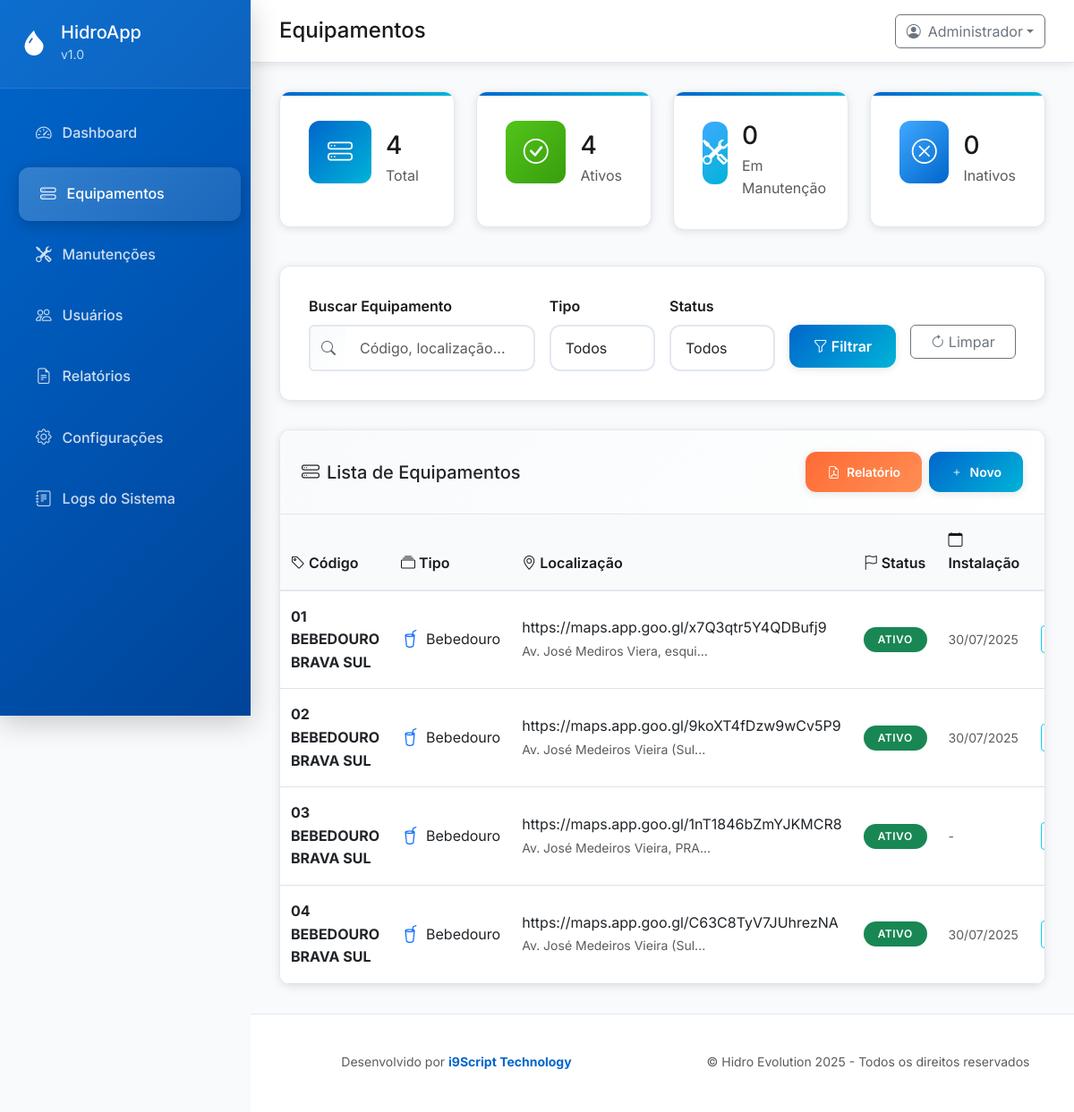
The page /equipamentos.php (signed in) on the database its author committed.
### tables this page shows
CREATE TABLE IF NOT EXISTS `equipamentos` (
  `id` int(11) NOT NULL AUTO_INCREMENT,
  `codigo` varchar(50) NOT NULL,
  `tipo` enum('bebedouro','ducha') NOT NULL,
  `localizacao` varchar(200) NOT NULL,
  `endereco` varchar(300) DEFAULT NULL,
  `latitude` decimal(10,8) DEFAULT NULL,
  `longitude` decimal(11,8) DEFAULT NULL,
  `marca` varchar(100) DEFAULT NULL,
  `modelo` varchar(100) DEFAULT NULL,
  `data_instalacao` date DEFAULT NULL,
  `status` enum('ativo','inativo','manutencao') DEFAULT 'ativo',
  `observacoes` text DEFAULT NULL,
  `created_at` timestamp NULL DEFAULT CURRENT_TIMESTAMP,
  `updated_at` timestamp NULL DEFAULT CURRENT_TIMESTAMP ON UPDATE CURRENT_TIMESTAMP,
  `photo_path` varchar(255) DEFAULT NULL,
  `google_maps_url` varchar(500) DEFAULT NULL,
  PRIMARY KEY (`id`),
  UNIQUE KEY `idx_codigo` (`codigo`),
  KEY `idx_tipo` (`tipo`),
  KEY `idx_status` (`status`)
);

### equipamentos.php (the view, shortened to what the rows shown need)
<?php
require_once 'db.php';
require_once 'user_permissions.php';
$page = max(1, (int)($_GET['page'] ?? 1));
$per_page = 10;
$offset = ($page - 1) * $per_page;
$where_conditions = [];
$params = [];
$where_clause = $where_conditions ? 'WHERE ' . implode(' AND ', $where_conditions) : '';
$equipamentos = Database::fetchAll(
    "SELECT * FROM equipamentos $where_clause ORDER BY codigo LIMIT $per_page OFFSET $offset",
    $params
);
$equipamentos = UserPermissions::filterData($_SESSION['user_type'], 'equipamentos', $equipamentos);
function getStatusBadge($status) {
    $badges = [
        'ativo' => 'bg-success',
        'inativo' => 'bg-secondary',
        'manutencao' => 'bg-warning'
    ];
    return $badges[$status] ?? 'bg-secondary';
}
?>
<!DOCTYPE html>
<html lang="pt-BR">
<head>
    <link href="https://cdn.jsdelivr.net/npm/bootstrap@5.3.0/dist/css/bootstrap.min.css" rel="stylesheet">
    <link href="https://cdn.jsdelivr.net/npm/bootstrap-icons@1.10.0/font/bootstrap-icons.css" rel="stylesheet">
    <link href="assets/css/forms-mobile.css" rel="stylesheet">
</head>
<body>
    <main class="main-content">
        <div class="content-area">
            <div class="card table-card fade-in">
                <div class="card-body p-0">
                    <?php if (empty($equipamentos)): ?>
                        <div class="text-center p-5 text-muted">
                            <i class="bi bi-inbox fs-1 mb-3 opacity-50"></i>
                            <h5>Nenhum equipamento encontrado</h5>
                            <p>Não há equipamentos que correspondam aos filtros aplicados.</p>
                            <?php if (hasPermission('equipamentos', 'create')): ?>
                            <button class="btn btn-primary-custom mt-2" data-bs-toggle="modal" data-bs-target="#equipmentModal" onclick="openModal('create')">
                                <i class="bi bi-plus me-1"></i>Cadastrar Primeiro Equipamento
                            </button>
                            <?php endif; ?>
                        </div>
                    <?php else: ?>
                        <div class="table-responsive">
                            <table class="table table-hover mb-0">
                                <thead class="table-light">
                                    <tr>
                                        <th><i class="bi bi-tag me-1"></i>Código</th>
                                        <th><i class="bi bi-collection me-1"></i>Tipo</th>
                                        <th class="d-none d-md-table-cell"><i class="bi bi-geo-alt me-1"></i>Localização</th>
                                        <th><i class="bi bi-flag me-1"></i>Status</th>
                                        <?php if (hasPermission('equipamentos', 'manage')): ?>
                                        <th class="d-none d-xl-table-cell"><i class="bi bi-calendar me-1"></i>Instalação</th>
                                        <?php endif; ?>
                                        <th class="text-center">Ações</th>
                                    </tr>
                                </thead>
                                <tbody>
                                    <?php foreach ($equipamentos as $eq): ?>
                                        <tr>
                                            <td>
                                                <strong><?= htmlspecialchars($eq['codigo']) ?></strong>
                                            </td>
                                            <td>
                                                <div class="d-flex align-items-center">
                                                    <i class="bi bi-<?= $eq['tipo'] === 'bebedouro' ? 'cup-straw' : 'shower' ?> me-2 text-primary fs-5"></i>
                                                    <span class="d-none d-sm-inline"><?= ucfirst($eq['tipo']) ?></span>
                                                </div>
                                            </td>
                                            <td class="d-none d-md-table-cell">
                                                <div>
                                                    <?= htmlspecialchars($eq['localizacao']) ?>
                                                    <?php if ($eq['endereco'] && hasPermission('equipamentos', 'manage')): ?>
                                                        <br><small class="text-muted"><?= htmlspecialchars(substr($eq['endereco'], 0, 30)) ?><?= strlen($eq['endereco']) > 30 ? '...' : '' ?></small>
                                                    <?php endif; ?>
                                                </div>
                                            </td>
                                            <td>
                                                <span class="badge <?= getStatusBadge($eq['status']) ?> rounded-pill">
                                                    <?php if ($eq['status'] === 'ativo'): ?>
                                                        Ativo
                                                    <?php elseif ($eq['status'] === 'manutencao'): ?>
                                                        Manutenção
                                                    <?php else: ?>
                                                        <?= hasPermission('equipamentos', 'manage') ? 'Inativo' : '-' ?>
                                                    <?php endif; ?>
                                                </span>
                                            </td>
                                            <?php if (hasPermission('equipamentos', 'manage')): ?>
                                            <td class="d-none d-xl-table-cell">
                                                <small class="text-muted">
                                                    <?= $eq['data_instalacao'] ? date('d/m/Y', strtotime($eq['data_instalacao'])) : '-' ?>
                                                </small>
                                            </td>
                                            <?php endif; ?>
                                            <td>
                                                <div class="btn-group">
                                                    <button class="btn btn-sm btn-outline-info"
                                                            onclick="viewEquipment(<?= htmlspecialchars(json_encode($eq)) ?>)"
                                                            title="Ver detalhes">
                                                    </button>
                                                </div>
                                            </td>
                                        </tr>
                                    <?php endforeach; ?>
                                </tbody>
                            </table>
                        </div>
                    <?php endif; ?>
                </div>
            </div>
        </div>
    </main>
</body>
</html>

### rows shown on the page
equipamentos: codigo "01 BEBEDOURO BRAVA SUL", tipo "Bebedouro", localizacao "https://maps.app.goo.gl/x7Q3qtr5Y4QDBufj9", endereco "Av. José Mediros Viera, esqui", status "ATIVO", data_instalacao "30/07/2025"
equipamentos: codigo "02 BEBEDOURO BRAVA SUL", tipo "Bebedouro", localizacao "https://maps.app.goo.gl/9koXT4fDzw9wCv5P9", endereco "Av. José Medeiros Vieira (Sul", status "ATIVO", data_instalacao "30/07/2025"
equipamentos: codigo "03 BEBEDOURO BRAVA SUL", tipo "Bebedouro", localizacao "https://maps.app.goo.gl/1nT1846bZmYJKMCR8", endereco "Av. José Medeiros Vieira, PRA", status "ATIVO"
equipamentos: codigo "04 BEBEDOURO BRAVA SUL", tipo "Bebedouro", localizacao "https://maps.app.goo.gl/C63C8TyV7JUhrezNA", endereco "Av. José Medeiros Vieira (Sul", status "ATIVO", data_instalacao "30/07/2025"

### other values the page prints
$item['title'] "Dashboard"
$item['title'] "Equipamentos"
$item['title'] "Manutenções"
$item['title'] "Usuários"
$item['title'] "Relatórios"
$item['title'] "Configurações"
$item['title'] "Logs do Sistema"
$_SESSION['user_name'] "Administrador"
$stats['total'] "4"
$stats['ativos'] "4"
$stats['manutencao'] "0"
$stats['inativos'] "0"
